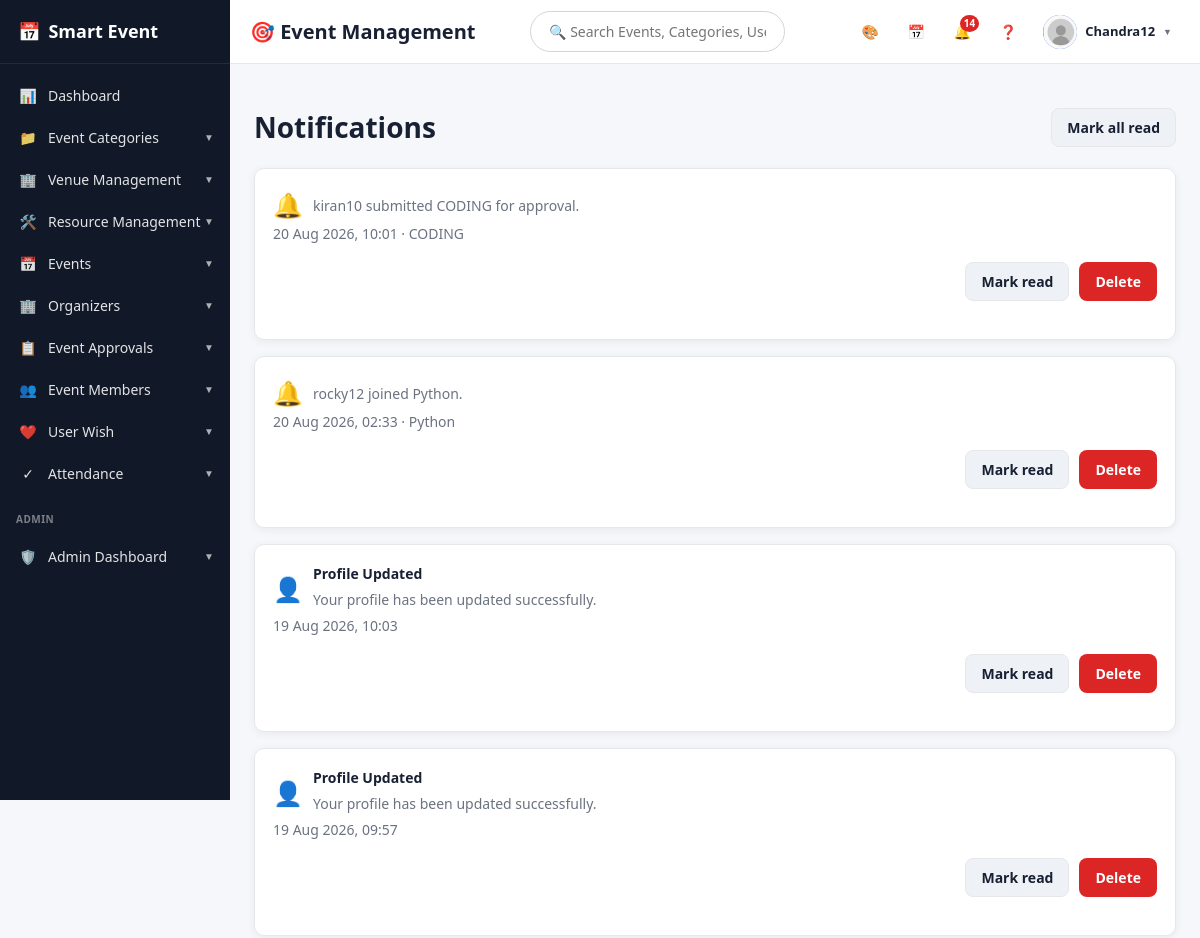
The page /notifications/ (signed in, upper part) on the database as committed earlier.
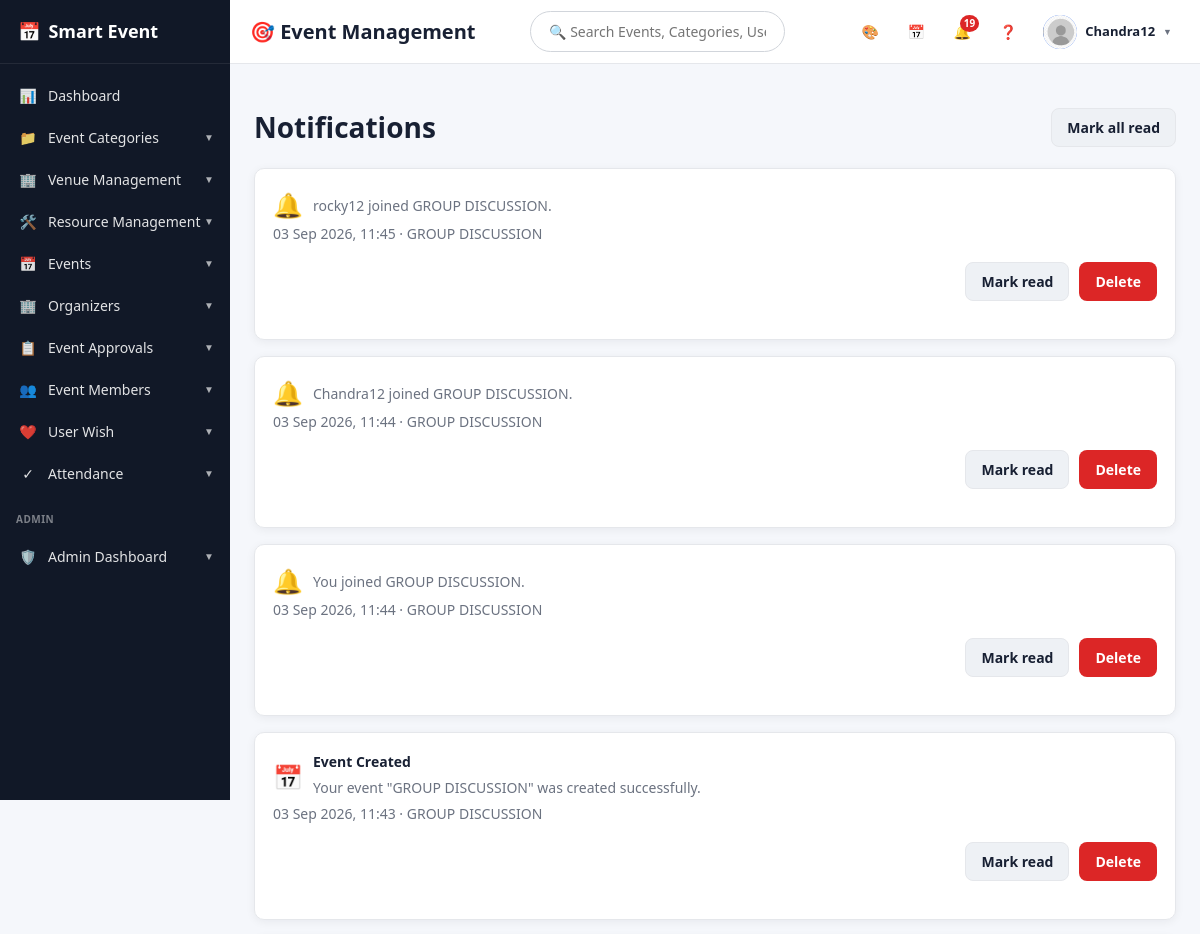
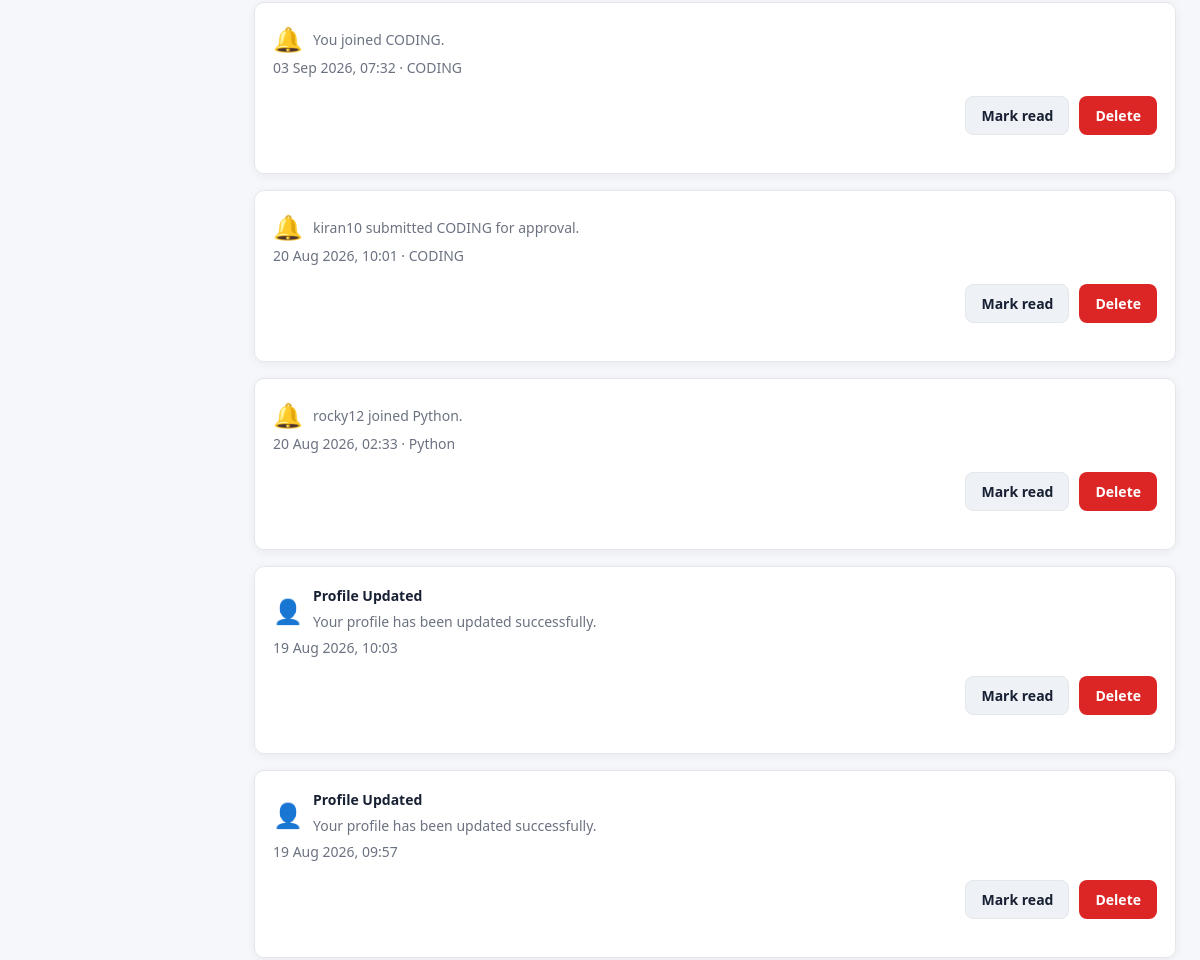
The same page on the database as committed later (2 pictures, top to bottom).
### events/models.py (models this page shows, shortened)
class Notification(models.Model):
    TYPE_CHOICES = [
        ('INFO', 'Information'),
        ('SUCCESS', 'Success'),
        ('WARNING', 'Warning'),
        ('ERROR', 'Error'),
    ]
    user = models.ForeignKey(
        User,
        on_delete=models.CASCADE,
        related_name='notifications'
    )
    title = models.CharField(
        max_length=200
    )
    message = models.TextField()
    event = models.ForeignKey(
        Event,
        on_delete=models.SET_NULL,
        null=True,
        blank=True,
        related_name='notifications'
    )
    notification_type = models.CharField(
        max_length=20,
        choices=TYPE_CHOICES,
        default='INFO'
    )
    icon = models.CharField(
        max_length=30,
        default='🔔',
        blank=True
    )
    action_url = models.CharField(
        max_length=300,
        blank=True
    )
    is_read = models.BooleanField(
        default=False
    )
    created_at = models.DateTimeField(
        auto_now_add=True
    )
    class Meta:
        ordering = ['-created_at']
        verbose_name = "Notification"
        verbose_name_plural = "Notifications"

class Event(models.Model):
    APPROVAL_CHOICES = [
        ('DRAFT', 'Draft'),
        ('PENDING', 'Pending Approval'),
        ('APPROVED', 'Approved'),
        ('REJECTED', 'Rejected'),
    ]
    STATUS_CHOICES = [
        ('Upcoming', 'Upcoming'),
        ('Active', 'Active'),
        ('Completed', 'Completed'),
        ('Cancelled', 'Cancelled'),
    ]
    MODE_CHOICES = [
        ('Online', 'Online'),
        ('Offline', 'Offline'),
        ('Hybrid', 'Hybrid'),
    ]
    name = models.CharField(max_length=200)
    category = models.ForeignKey(
        EventCategory,
        on_delete=models.CASCADE,
        related_name='events'
    )
    event_image = models.ImageField(
        upload_to='event_images/',
        blank=True,
        null=True
    )
    banner_image = models.ImageField(
        upload_to='event_banners/',
        blank=True,
        null=True
    )
    organizer = models.CharField(
        max_length=200,
        blank=True
    )
    owner = models.ForeignKey(
        User,
        on_delete=models.SET_NULL,
        null=True,
        blank=True,
        related_name='organized_events'
    )
    event_mode = models.CharField(
        max_length=20,
        choices=MODE_CHOICES,
        default='Offline'
    )
    venue = models.CharField(
        max_length=250,
        blank=True
    )
    location = models.CharField(
        max_length=250,
        blank=True
    )
    google_map = models.URLField(
        blank=True
    )
    registration_link = models.URLField(
        blank=True
    )
    website = models.URLField(
        blank=True
    )
    start_date = models.DateField()
    end_date = models.DateField()
    registration_deadline = models.DateField(
        null=True,
        blank=True
    )
    event_fee = models.DecimalField(
        max_digits=8,
        decimal_places=2,
        default=0
    )
    max_participants = models.PositiveIntegerField(
        null=True,
        blank=True
    )
    eligibility = models.CharField(
        max_length=300,
        blank=True
    )
    description = models.TextField(
        blank=True
    )
    requirements = models.TextField(
        blank=True
    )
    tags = models.CharField(
        max_length=300,
        blank=True
    )
    contact_person = models.CharField(
        max_length=150,
        blank=True
    )
    contact_email = models.EmailField(
        blank=True
    )
    contact_phone = models.CharField(
        max_length=20,
        blank=True
    )
    approval_status = models.CharField(
        max_length=12,
        choices=APPROVAL_CHOICES,
        default='APPROVED'
    )
    review_note = models.TextField(
        blank=True
    )
    submitted_at = models.DateTimeField(
        null=True,
        blank=True
    )
    reviewed_at = models.DateTimeField(
        null=True,
        blank=True
    )
    reviewed_by = models.ForeignKey(
        User,
        on_delete=models.SET_NULL,
        null=True,
        blank=True,
        related_name='reviewed_events'
    )
    status = models.CharField(
        max_length=20,
        choices=STATUS_CHOICES,
        default='Upcoming'
    )
    created_at = models.DateTimeField(
        auto_now_add=True
    )
    budget = models.DecimalField(
        max_digits=12,
        decimal_places=2,
        default=0
    )

### events/views.py (the view)
@login_required
def notifications_view(request):
    notifications = (
        request.user.notifications
        .select_related('event')
        .order_by('-created_at')
    )
    return render(
        request,
        'events/notifications.html',
        {
            'notifications':
                notifications,
            'unread_notifications_count':
                notifications.filter(
                    is_read=False
                ).count(),
        }
    )

### templates/events/notifications.html (shortened to what this page needs)
{% extends 'base.html' %}
{% block content %}
<div class="actions">
    <h1 style="margin-right:auto">Notifications</h1>
    <form method="post" action="{% url 'mark_all_notifications_read' %}">
        <button class="btn secondary">
            Mark all read
        </button>
    </form>
</div>
{% for notification in notifications %}
<div class="event">
    <div style="display:flex; align-items:center; gap:10px;">
        <span style="font-size:24px;">
            {{ notification.icon|default:"🔔" }}
        </span>
        <div>
            <b>
                {{ notification.title }}
            </b>
            <p style="margin:5px 0;">
                {{ notification.message }}
            </p>
        </div>
    </div>
    <p class="muted">
        {{ notification.created_at|date:'d M Y, H:i' }}
        {% if notification.event %}
            · {{ notification.event.name }}
        {% endif %}
    </p>
    <div class="actions">
        {% if not notification.is_read %}
        <form
            method="post"
            action="{% url 'mark_notification_read' notification.pk %}">
            <button class="btn secondary">
                Mark read
            </button>
        </form>
        {% endif %}
        <form
            method="post"
            action="{% url 'delete_notification' notification.pk %}">
            <button class="btn danger">
                Delete
            </button>
        </form>
    </div>
</div>
{% empty %}
<div class="card">
    No notifications yet.
</div>
{% endfor %}
{% endblock %}

### templates/base.html (shortened to what the changed rows need)
<!DOCTYPE html>
<html lang="en">
<head>
    <link
        href="https://cdn.jsdelivr.net/npm/fullcalendar@6.1.17/index.global.min.css"
        rel="stylesheet"
    >
</head>
<body
{% if user.is_authenticated %}
    class="{% if user.settings.theme_mode == 'dark' %}dark-mode{% endif %}"
    style="
        --primary: {{ user.settings.dashboard_color }};
        --primary-dark: {{ user.settings.dashboard_color }};
        --primary-light: {{ user.settings.dashboard_color }}22;
        --sidebar-active: {{ user.settings.dashboard_color }};
        --sidebar-bg: {{ user.settings.sidebar_color }};
        --topbar-bg: {{ user.settings.topbar_color }};
    "
{% endif %}
>
{% if user.is_authenticated %}
<div class="main-wrapper">
    <header class="topbar">
        <div class="topbar-actions">
            <a href="{% url 'notifications' %}"
               class="top-action"
               title="Notifications">
                🔔
                {% if unread_notifications_count %}
                    <span class="notification-count">
                        {{ unread_notifications_count }}
                    </span>
                {% endif %}
            </a>
        </div>
    </header>
    <main class="content">
        {% block content %}
        {% endblock %}
    </main>
</div>
{% endif %}
</body>
</html>

Rows that differ between the two databases and show on the page:
added Notification: icon "🔔", message "rocky12 joined GROUP DISCUSSION.", created_at "03 Sep 2026, 11:45", event.name "GROUP DISCUSSION", is_read "Mark read"
added Notification: icon "🔔", message "Chandra12 joined GROUP DISCUSSION.", created_at "03 Sep 2026, 11:44", event.name "GROUP DISCUSSION", is_read "Mark read"
added Notification: icon "🔔", message "You joined GROUP DISCUSSION.", created_at "03 Sep 2026, 11:44", event.name "GROUP DISCUSSION", is_read "Mark read"
added Notification: icon "📅", title "Event Created", message "Your event \"GROUP DISCUSSION\" was created successfully.", created_at "03 Sep 2026, 11:43", event.name "GROUP DISCUSSION", is_read "Mark read"
added Notification: icon "🔔", message "You joined CODING.", created_at "03 Sep 2026, 07:32", event.name "CODING", is_read "Mark read"
Other text that changed with them:
{{ unread_notifications_count }}: "14" → "19"
